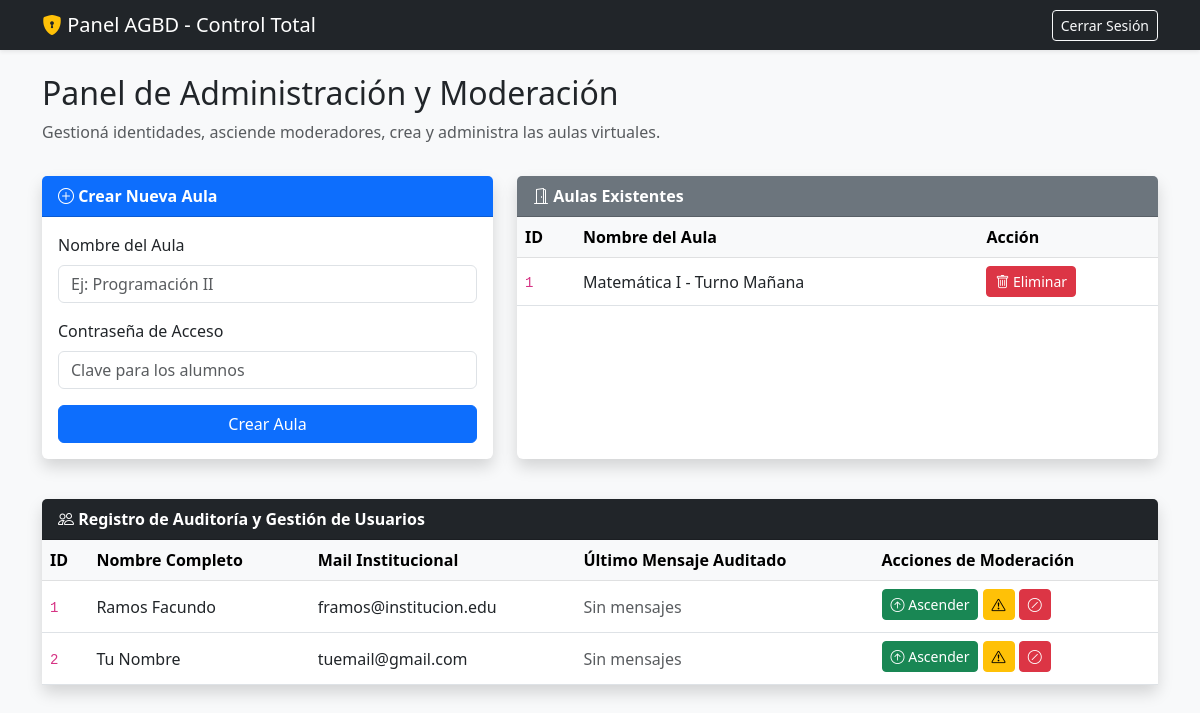
/moderador.php (signed in), run on the app's committed database.
### tables this page shows
CREATE TABLE Aula (
    ID_Aula INT AUTO_INCREMENT,
    Nombre_Aula VARCHAR(100) NOT NULL,
    Clave VARCHAR(255) NOT NULL,
    PRIMARY KEY (ID_Aula)
);

CREATE TABLE Usuario (
    ID_Us INT AUTO_INCREMENT,
    Nombre_y_Apellido VARCHAR(150) NOT NULL,
    Mail VARCHAR(100) NOT NULL,
    Telefono VARCHAR(20) NOT NULL,
    Contrasena VARCHAR(255) NOT NULL,
    PRIMARY KEY (ID_Us)
);

### moderador.php (the view, shortened to what this page needs)
<?php
include 'conexion.php';
$query_usuarios = "SELECT u.ID_Us, u.Nombre_y_Apellido, u.Mail, u.Telefono,
                  (SELECT Mensajes FROM Chats WHERE ID_Us = u.ID_Us ORDER BY ID_Chat DESC LIMIT 1) as Ultimo_Mensaje
                  FROM Usuario u";
$result_usuarios = $conn->query($query_usuarios);
$query_aulas = "SELECT * FROM Aula";
$result_aulas = $conn->query($query_aulas);
?>
<!DOCTYPE html>
<html lang="es">
<head>
    <link href="https://cdn.jsdelivr.net/npm/bootstrap@5.3.0/dist/css/bootstrap.min.css" rel="stylesheet">
    <link rel="stylesheet" href="https://cdn.jsdelivr.net/npm/bootstrap-icons@1.10.5/font/bootstrap-icons.css">
</head>
<body class="bg-light">
    <nav class="navbar navbar-dark bg-dark shadow-sm mb-4">
        <div class="container">
            <span class="navbar-brand mb-0 h1"><i class="bi bi-shield-lock-fill text-warning"></i> Panel AGBD - Control Total</span>
            <a href="login.php" class="btn btn-outline-light btn-sm">Cerrar Sesión</a>
        </div>
    </nav>
    <div class="container">
        <div class="row mb-3">
            <div class="col">
                <h2>Panel de Administración y Moderación</h2>
                <p class="text-muted">Gestioná identidades, asciende moderadores, crea y administra las aulas virtuales.</p>
            </div>
        </div>
        <div class="row mb-4">
            <div class="col-md-5 mb-3">
                <div class="card shadow border-0 h-100">
                    <div class="card-header bg-primary text-white fw-bold">
                        <i class="bi bi-plus-circle"></i> Crear Nueva Aula
                    </div>
                    <div class="card-body">
                        <form method="POST">
                            <div class="mb-3">
                                <label class="form-label">Nombre del Aula</label>
                                <input type="text" name="nombre_aula" class="form-control" placeholder="Ej: Programación II" required>
                            </div>
                            <div class="mb-3">
                                <label class="form-label">Contraseña de Acceso</label>
                                <input type="password" name="clave_aula" class="form-control" placeholder="Clave para los alumnos" required>
                            </div>
                            <button type="submit" name="crear_aula" class="btn btn-primary w-100">Crear Aula</button>
                        </form>
                    </div>
                </div>
            </div>
            <div class="col-md-7 mb-3">
                <div class="card shadow border-0 h-100">
                    <div class="card-header bg-secondary text-white fw-bold">
                        <i class="bi bi-door-open"></i> Aulas Existentes
                    </div>
                    <div class="card-body p-0">
                        <div class="table-responsive" style="max-height: 250px; overflow-y: auto;">
                            <table class="table table-hover align-middle mb-0">
                                <thead class="table-light">
                                    <tr>
                                        <th>ID</th>
                                        <th>Nombre del Aula</th>
                                        <th>Acción</th>
                                    </tr>
                                </thead>
                                <tbody>
                                    <?php if ($result_aulas && $result_aulas->num_rows > 0): ?>
                                        <?php while($aula = $result_aulas->fetch_assoc()): ?>
                                            <tr>
                                                <td><code><?php echo $aula['ID_Aula']; ?></code></td>
                                                <td><?php echo htmlspecialchars($aula['Nombre_Aula']); ?></td>
                                                <td>
                                                    <form method="POST" class="d-inline" onsubmit="return confirm('¿Estás seguro de eliminar esta aula y todo su chat?');">
                                                        <button type="submit" name="eliminar_aula" class="btn btn-danger btn-sm" title="Eliminar Aula">
                                                            <i class="bi bi-trash"></i> Eliminar
                                                        </button>
                                                    </form>
                                                </td>
                                            </tr>
                                        <?php endwhile; ?>
                                    <?php else: ?>
                                        <tr>
                                            <td colspan="3" class="text-center text-muted py-3">No hay aulas creadas.</td>
                                        </tr>
                                    <?php endif; ?>
                                </tbody>
                            </table>
                        </div>
                    </div>
                </div>
            </div>
        </div>
        <div class="card shadow border-0 mb-4">
            <div class="card-header bg-dark text-white fw-bold">
                <i class="bi bi-people"></i> Registro de Auditoría y Gestión de Usuarios
            </div>
            <div class="table-responsive">
                <table class="table table-hover align-middle mb-0">
                    <thead class="table-light">
                        <tr>
                            <th>ID</th>
                            <th>Nombre Completo</th>
                            <th>Mail Institucional</th>
                            <th>Último Mensaje Auditado</th>
                            <th>Acciones de Moderación</th>
                        </tr>
                    </thead>
                    <tbody>
                        <?php while($row = $result_usuarios->fetch_assoc()): ?>
                        <tr>
                            <td><code><?php echo $row['ID_Us']; ?></code></td>
                            <td><?php echo htmlspecialchars($row['Nombre_y_Apellido']); ?></td>
                            <td><?php echo htmlspecialchars($row['Mail']); ?></td>
                            <td><span class="text-muted"><?php echo htmlspecialchars($row['Ultimo_Mensaje'] ?? 'Sin mensajes'); ?></span></td>
                            <td>
                                <form method="POST" class="d-inline">
                                    <button type="submit" name="ascender" class="btn btn-success btn-sm mb-1" title="Hacer Moderador">
                                        <i class="bi bi-arrow-up-circle"></i> Ascender
                                    </button>
                                </form>
                                <button class="btn btn-warning btn-sm mb-1" title="Advertir"><i class="bi bi-exclamation-triangle"></i></button>
                                <button class="btn btn-danger btn-sm mb-1" title="Suspender"><i class="bi bi-slash-circle"></i></button>
                            </td>
                        </tr>
                        <?php endwhile; ?>
                    </tbody>
                </table>
            </div>
        </div>
    </div>
</body>
</html>

### data on the page
aula: ID_Aula "1", Nombre_Aula "Matemática I - Turno Mañana"
usuario: ID_Us "1", Nombre_y_Apellido "Ramos Facundo", Mail "framos@institucion.edu", Ultimo_Mensaje "Sin mensajes"
usuario: ID_Us "2", Nombre_y_Apellido "Tu Nombre", Mail "tuemail@gmail.com", Ultimo_Mensaje "Sin mensajes"
